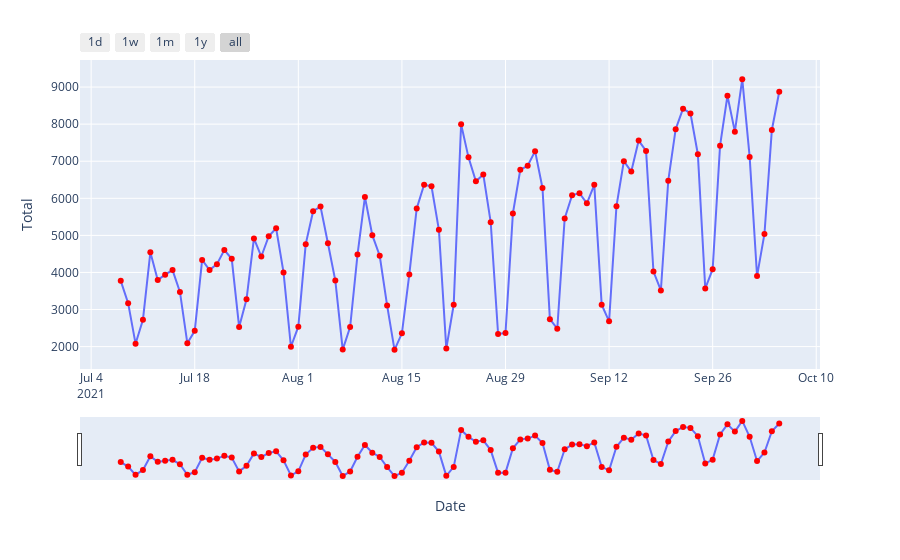

The notebook cell this image was saved under:
### Code cell
import plotly.express as px

dt = get_data('pycaret_downloads')
dt['Date'] = pd.to_datetime(dt['Date'])
df_test= dt.copy()

fig = px.line(df_test, x='Date', y='Total', markers=True)
# Update the marker color
fig.update_traces(marker=dict(color='red'))

# Update the layout to include zooming functionality
fig.update_layout(
    xaxis=dict(
        rangeselector=dict(
            buttons=list([
                dict(count=1, label="1d", step="day", stepmode="backward"),
                dict(count=7, label="1w", step="day", stepmode="backward"),
                dict(count=1, label="1m", step="month", stepmode="backward"),
                dict(count=1, label="1y", step="year", stepmode="backward"),
                dict(step="all")
            ])
        ),
        rangeslider=dict(visible=True),
        type="date"
    )
)

fig.show()

### Figure 1 — Plotly figure (JSON) as saved in the notebook; plotly's stock layout.template omitted (floating-point values rounded to 4 significant figures)
{"data": [{"hovertemplate": "Date=%{x}<br>Total=%{y}<extra></extra>", "legendgroup": "", "line": {"color": "#636efa", "dash": "solid"}, "marker": {"color": "red", "symbol": "circle"}, "mode": "markers+lines", "name": "", "orientation": "v", "showlegend": false, "type": "scatter", "x": ["2021-07-08T00:00:00", "2021-07-09T00:00:00", "2021-07-10T00:00:00", "2021-07-11T00:00:00", "2021-07-12T00:00:00", "2021-07-13T00:00:00", "2021-07-14T00:00:00", "2021-07-15T00:00:00", "2021-07-16T00:00:00", "2021-07-17T00:00:00", "2021-07-18T00:00:00", "2021-07-19T00:00:00", "2021-07-20T00:00:00", "2021-07-21T00:00:00", "2021-07-22T00:00:00", "2021-07-23T00:00:00", "2021-07-24T00:00:00", "2021-07-25T00:00:00", "2021-07-26T00:00:00", "2021-07-27T00:00:00", "2021-07-28T00:00:00", "2021-07-29T00:00:00", "2021-07-30T00:00:00", "2021-07-31T00:00:00", "2021-08-01T00:00:00", "2021-08-02T00:00:00", "2021-08-03T00:00:00", "2021-08-04T00:00:00", "2021-08-05T00:00:00", "2021-08-06T00:00:00", "2021-08-07T00:00:00", "2021-08-08T00:00:00", "2021-08-09T00:00:00", "2021-08-10T00:00:00", "2021-08-11T00:00:00", "2021-08-12T00:00:00", "2021-08-13T00:00:00", "2021-08-14T00:00:00", "2021-08-15T00:00:00", "2021-08-16T00:00:00", "2021-08-17T00:00:00", "2021-08-18T00:00:00", "2021-08-19T00:00:00", "2021-08-20T00:00:00", "2021-08-21T00:00:00", "2021-08-22T00:00:00", "2021-08-23T00:00:00", "2021-08-24T00:00:00", "2021-08-25T00:00:00", "2021-08-26T00:00:00", "2021-08-27T00:00:00", "2021-08-28T00:00:00", "2021-08-29T00:00:00", "2021-08-30T00:00:00", "2021-08-31T00:00:00", "2021-09-01T00:00:00", "2021-09-02T00:00:00", "2021-09-03T00:00:00", "2021-09-04T00:00:00", "2021-09-05T00:00:00", "2021-09-06T00:00:00", "2021-09-07T00:00:00", "2021-09-08T00:00:00", "2021-09-09T00:00:00", "2021-09-10T00:00:00", "2021-09-11T00:00:00", "2021-09-12T00:00:00", "2021-09-13T00:00:00", "2021-09-14T00:00:00", "2021-09-15T00:00:00", "2021-09-16T00:00:00", "2021-09-17T00:00:00", "2021-09-18T00:00:00", "2021-09-19T00:00:00", "2021-09-20T00:00:00", "2021-09-21T00:00:00", "2021-09-22T00:00:00", "2021-09-23T00:00:00", "2021-09-24T00:00:00", "2021-09-25T00:00:00", "2021-09-26T00:00:00", "2021-09-27T00:00:00", "2021-09-28T00:00:00", "2021-09-29T00:00:00", "2021-09-30T00:00:00", "2021-10-01T00:00:00", "2021-10-02T00:00:00", "2021-10-03T00:00:00", "2021-10-04T00:00:00", "2021-10-05T00:00:00"], "xaxis": "x", "y": [3773, 3172, 2079, 2725, 4542, 3795, 3941, 4064, 3474, 2093, 2426, 4339, 4064, 4224, 4603, 4369, 2532, 3276, 4917, 4430, 4977, 5193, 4001, 1996, 2538, 4764, 5651, 5777, 4789, 3782, 1920, 2526, 4481, 6034, 5006, 4450, 3112, 1914, 2359, 3948, 5727, 6365, 6323, 5151, 1947, 3128, 7999, 7104, 6457, 6643, 5355, 2341, 2367, 5592, 6770, 6877, 7272, 6279, 2741, 2483, 5456, 6082, 6139, 5865, 6362, 3132, 2681, 5788, 7001, 6721, 7556, 7278, 4026, 3514, 6476, 7863, 8418, 8290, 7189, 3567, 4088, 7418, 8765, 7798, 9212, 7115, 3903, 5038, 7843, 8872], "yaxis": "y"}], "layout": {"legend": {"tracegroupgap": 0}, "margin": {"t": 60}, "xaxis": {"anchor": "y", "domain": [0, 1], "rangeselector": {"buttons": [{"count": 1, "label": "1d", "step": "day", "stepmode": "backward"}, {"count": 7, "label": "1w", "step": "day", "stepmode": "backward"}, {"count": 1, "label": "1m", "step": "month", "stepmode": "backward"}, {"count": 1, "label": "1y", "step": "year", "stepmode": "backward"}, {"step": "all"}]}, "rangeslider": {"visible": true}, "title": {"text": "Date"}, "type": "date"}, "yaxis": {"anchor": "x", "domain": [0, 1], "title": {"text": "Total"}}}}
